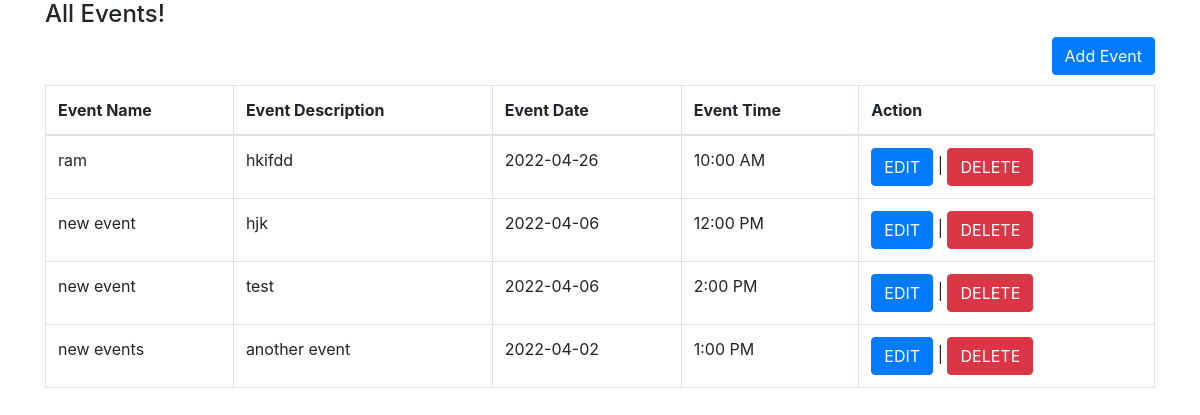
/index.php/event, run on the app's committed database.
### tables this page shows
CREATE TABLE `events` (
  `id` int(11) NOT NULL AUTO_INCREMENT,
  `e_event_name` varchar(50) DEFAULT NULL,
  `e_event_description` text,
  `e_event_date` date DEFAULT NULL,
  `e_event_time` varchar(10) DEFAULT NULL,
  PRIMARY KEY (`id`)
);

### application/controllers/Event.php (called while the page is built, shortened)
<?php
class Event extends CI_Controller
{
	public function __construct()
	{
		$this->load->library(array("session","form_validation"));
        $this->load->helper(array('html','form'));
		$this->load->model('Event_model');
	}
	public function index()
	{
		$data           = [];
		$data['title']  = 'All Events Available';
		$data['events'] = $this->Event_model->events();
		$this->load->view('events/index', $data);
	}
}

### index.php (called while the page is built, shortened)
<?php
require_once BASEPATH.'core/CodeIgniter.php';

### application/models/Event_model.php (called while the page is built, shortened)
<?php
class Event_model extends CI_Model
{
    public function events($param = array())
    {
        $query = $this->db->get("events");
        return $query->result_array();
    }
}

### application/views/events/index.php (the view)
<?php $this->load->view('includes/header'); ?>
<div class="container">
	<h4>All Events!</h4>
	<a class="btn btn-primary float-right" style="margin-bottom:10px;" href="<?php echo base_url('/form'); ?>">Add Event</a>
	<div id="body">
		<table class="table table-bordered">
			<thead>
				<th>Event Name</th>
				<th>Event Description</th>
				<th>Event Date</th>
				<th>Event Time</th>
				<th>Action</th>
			</thead>
			<tbody >
		<?php foreach ($events as $key => $event): ?>
			<tr>
				<td><?php echo $event['e_event_name']; ?></td>
				<td><?php echo $event['e_event_description']; ?></td>
				<td><?php echo $event['e_event_date']; ?></td>
				<td><?php echo $event['e_event_time']; ?></td>
				<td>
					<a class="btn btn-primary" href="<?php echo site_url('event/form/'.$event['id']) ?>">EDIT</a> |
					<a class="btn btn-danger delete"  href="<?php echo site_url('event/delete/'.$event['id']) ?>">DELETE</a>
				</td>
			</tr>
		<?php endforeach; ?>
		</tbody>
		</table>
	</div>
</div>
<?php $this->load->view('includes/footer'); ?>

### application/views/includes/header.php (shortened to what this page needs)
<!DOCTYPE html>
<html lang="en">
	<head>
		<link rel="stylesheet" href="https://cdn.jsdelivr.net/npm/bootstrap@4.6.1/dist/css/bootstrap.min.css">
		<link rel="stylesheet" href="//code.jquery.com/ui/1.13.1/themes/base/jquery-ui.css">
		<link rel="stylesheet" type="text/css" href="https://cdnjs.cloudflare.com/ajax/libs/toastr.js/latest/css/toastr.min.css">
		<link rel="stylesheet" href="//cdnjs.cloudflare.com/ajax/libs/timepicker/1.3.5/jquery.timepicker.min.css">
	</head>
	<body>

### application/views/includes/footer.php (shortened to what this page needs)
</body>
</html>

### data on the page
events: e_event_name "ram", e_event_description "hkifdd", e_event_date "2022-04-26", e_event_time "10:00 AM"
events: e_event_name "new event", e_event_description "hjk", e_event_date "2022-04-06", e_event_time "12:00 PM"
events: e_event_name "new event", e_event_description "test", e_event_date "2022-04-06", e_event_time "2:00 PM"
events: e_event_name "new events", e_event_description "another event", e_event_date "2022-04-02", e_event_time "1:00 PM"
